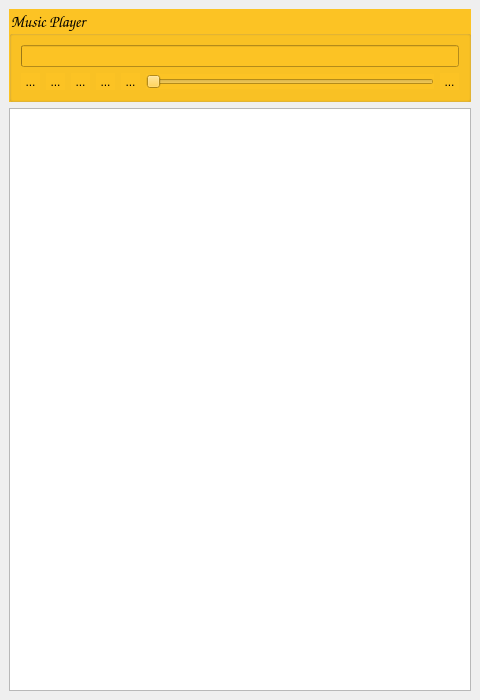
<?xml version="1.0" encoding="UTF-8"?>
<ui version="4.0">
 <class>MainWindow</class>
 <widget class="QMainWindow" name="MainWindow">
  <property name="enabled">
   <bool>true</bool>
  </property>
  <property name="geometry">
   <rect>
    <x>0</x>
    <y>0</y>
    <width>480</width>
    <height>700</height>
   </rect>
  </property>
  <property name="windowTitle">
   <string>Music Player</string>
  </property>
  <widget class="QWidget" name="centralwidget">
   <layout class="QVBoxLayout" name="mainlayout">
    <item>
     <widget class="QGroupBox" name="topgroupBox">
      <property name="font">
       <font>
        <family>Comic Sans MS</family>
        <pointsize>12</pointsize>
       </font>
      </property>
      <property name="styleSheet">
       <string notr="true">background-color:#fcc324
</string>
      </property>
      <property name="title">
       <string>Music Player</string>
      </property>
      <layout class="QVBoxLayout" name="verticalLayout">
       <item>
        <layout class="QHBoxLayout" name="topLayout">
         <item>
          <widget class="QProgressBar" name="progressBar">
           <property name="value">
            <number>0</number>
           </property>
           <property name="textVisible">
            <bool>false</bool>
           </property>
          </widget>
         </item>
        </layout>
       </item>
       <item>
        <layout class="QHBoxLayout" name="middleLayout" stretch="0,0,0,0,0,0,0">
         <property name="leftMargin">
          <number>0</number>
         </property>
         <item>
          <widget class="QToolButton" name="addButton">
           <property name="toolTip">
            <string>Add a song</string>
           </property>
           <property name="styleSheet">
            <string notr="true">border:0

</string>
           </property>
           <property name="text">
            <string>...</string>
           </property>
           <property name="icon">
            <iconset>
             <normaloff>assests/add.png</normaloff>assests/add.png</iconset>
           </property>
           <property name="iconSize">
            <size>
             <width>48</width>
             <height>48</height>
            </size>
           </property>
          </widget>
         </item>
         <item>
          <widget class="QToolButton" name="shuffleButton">
           <property name="toolTip">
            <string>Shuffle the list</string>
           </property>
           <property name="styleSheet">
            <string notr="true">border:0</string>
           </property>
           <property name="text">
            <string>...</string>
           </property>
           <property name="icon">
            <iconset>
             <normaloff>assests/shuffle.png</normaloff>assests/shuffle.png</iconset>
           </property>
           <property name="iconSize">
            <size>
             <width>48</width>
             <height>48</height>
            </size>
           </property>
          </widget>
         </item>
         <item>
          <widget class="QToolButton" name="playButton">
           <property name="toolTip">
            <string>Play</string>
           </property>
           <property name="styleSheet">
            <string notr="true">border:0</string>
           </property>
           <property name="text">
            <string>...</string>
           </property>
           <property name="icon">
            <iconset>
             <normaloff>assests/play.png</normaloff>assests/play.png</iconset>
           </property>
           <property name="iconSize">
            <size>
             <width>48</width>
             <height>48</height>
            </size>
           </property>
          </widget>
         </item>
         <item>
          <widget class="QToolButton" name="previousButton">
           <property name="toolTip">
            <string>Play previous</string>
           </property>
           <property name="styleSheet">
            <string notr="true">border:0
</string>
           </property>
           <property name="text">
            <string>...</string>
           </property>
           <property name="icon">
            <iconset>
             <normaloff>assests/previous.png</normaloff>assests/previous.png</iconset>
           </property>
           <property name="iconSize">
            <size>
             <width>48</width>
             <height>48</height>
            </size>
           </property>
          </widget>
         </item>
         <item>
          <widget class="QToolButton" name="nextButton">
           <property name="toolTip">
            <string>Play next</string>
           </property>
           <property name="styleSheet">
            <string notr="true">border:0</string>
           </property>
           <property name="text">
            <string>...</string>
           </property>
           <property name="icon">
            <iconset>
             <normaloff>assests/next.png</normaloff>assests/next.png</iconset>
           </property>
           <property name="iconSize">
            <size>
             <width>48</width>
             <height>48</height>
            </size>
           </property>
          </widget>
         </item>
         <item>
          <widget class="QSlider" name="volumeSlider">
           <property name="toolTip">
            <string>Volume</string>
           </property>
           <property name="orientation">
            <enum>Qt::Horizontal</enum>
           </property>
          </widget>
         </item>
         <item>
          <widget class="QToolButton" name="muteButton">
           <property name="toolTip">
            <string>Mute</string>
           </property>
           <property name="styleSheet">
            <string notr="true">border:0</string>
           </property>
           <property name="text">
            <string>...</string>
           </property>
           <property name="icon">
            <iconset>
             <normaloff>assests/unmuted.png</normaloff>assests/unmuted.png</iconset>
           </property>
           <property name="iconSize">
            <size>
             <width>24</width>
             <height>24</height>
            </size>
           </property>
          </widget>
         </item>
        </layout>
       </item>
      </layout>
     </widget>
    </item>
    <item>
     <layout class="QVBoxLayout" name="bottomLayout" stretch="0">
      <property name="sizeConstraint">
       <enum>QLayout::SetDefaultConstraint</enum>
      </property>
      <item>
       <widget class="QListWidget" name="playlist"/>
      </item>
     </layout>
    </item>
   </layout>
  </widget>
 </widget>
 <resources/>
 <connections/>
</ui>
